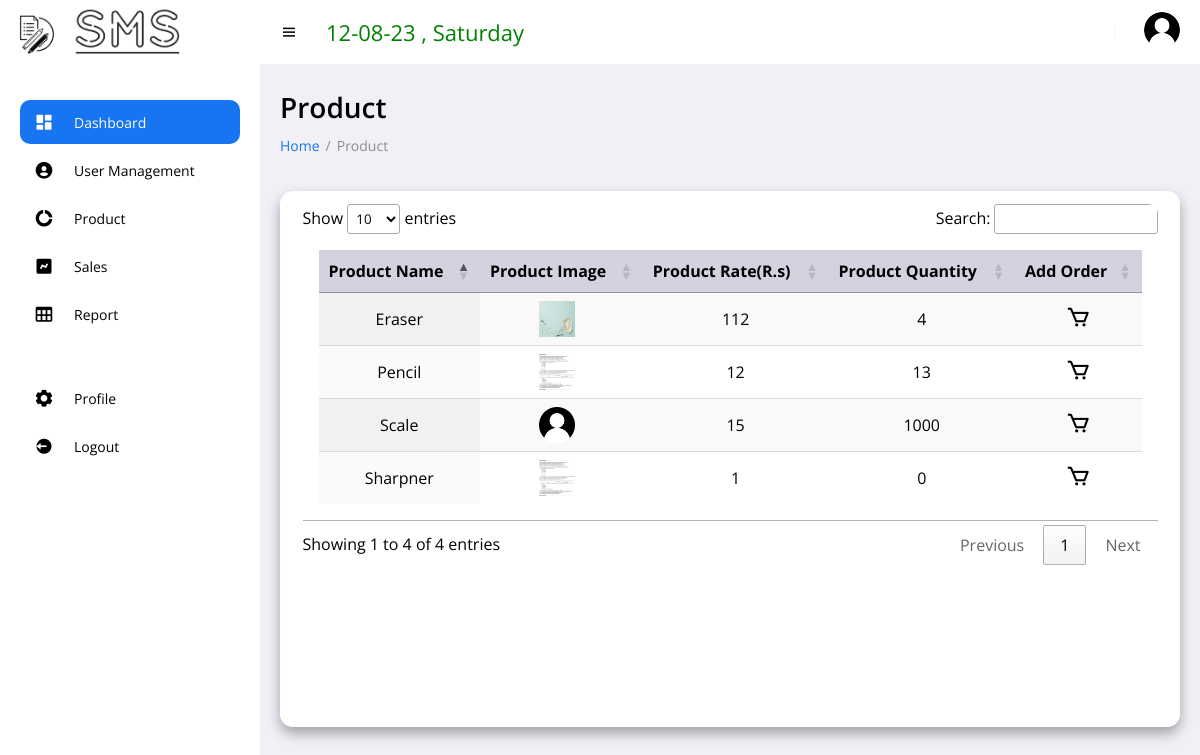
/userproduct.php (signed in), run on the app's committed database.
### tables this page shows
CREATE TABLE `product` (
  `product_id` int(11) NOT NULL,
  `product_name` varchar(255) NOT NULL,
  `product_bought` int(255) NOT NULL,
  `product_stock` int(255) NOT NULL,
  `product_image` varchar(255) NOT NULL,
  `product_add_date` date NOT NULL DEFAULT current_timestamp()
);

### userproduct.php (the view, shortened to what this page needs)
<!DOCTYPE html>
<?php
	include 'includes/connection.php';
?>
<html lang="en">
<head>
	<link href='https://unpkg.com/boxicons@2.0.9/css/boxicons.min.css' rel='stylesheet'>
	<link rel="stylesheet" href="assets/css/style.css">
	<link rel="stylesheet" href="assets/css/add.css">
    <link rel="stylesheet" href="https://cdn.datatables.net/1.13.6/css/jquery.dataTables.min.css">
</head>
<body>
<section id="sidebar">
    <?php
        if($_SESSION['user_type'] == 1){
            include 'layouts/user_menu.php';
        }
        else{
            include 'layouts/admin_menu.php';
        }
    ?>
<main >
    <h1 class="title">Product</h1>
    <ul class="breadcrumbs">
        <li><a href="user_dashboard.php">Home</a></li>
        <li class="divider">/</li>
        <li><a href="userproduct.php" class="active">Product</a></li>
    </ul>
    <div class="content">
        <div class="table">
            <section class="table_body">
                <table id="table" class="display" style="width:100%">
                    <thead>
                        <tr>
                            <th>Product Name</th>
                            <th>Product Image</th>
                            <th>Product Rate(R.s)</th>
                            <th>Product Quantity</th>
                            <th>Add Order</th>
                        </tr>
                    </thead>
                    <tbody>
                    <?php
                        $select_product = mysqli_query($con, "SELECT * FROM product");
                        if(mysqli_num_rows($select_product) > 0){
                           while( $fetch_product = mysqli_fetch_assoc($select_product)){
                            $p_id= $fetch_product['product_id'];
                        ?>
                        <tr>
                            <td><?php  echo $fetch_product['product_name']?></td>
                            <td><img src="<?php echo "images/".$fetch_product['product_image']; ?>" alt="image" width="100px" height="100px"></td>
                            <td><?php  echo $fetch_product['product_bought'] ?></td>
                            <td><?php  echo $fetch_product['product_stock'] ?></td>
                            <td><a href="purchase.php?id=<?php echo $p_id; ?>"><i class='bx bx-cart' style="font-size:25px;color:black;"></i></a></td>
                        </tr>
                        <?php
                           }
                        }
                    ?>
                    </tbody>
                </table>
            </section>
        </div>
    </div>
</main>
</section>
</body>
</html>

### assets/css/style.css (style rules this page uses)
* { font-family: 'Open Sans', sans-serif; margin: 0; padding: 0; box-sizing: border-box; }
:root { --grey: #F1F0F6; --dark-grey: #8D8D8D; --light: #fff; --dark: #000; --green: #81D43A; --light-green: #E3FFCB; --blue: #1775F1; --light-blue: #D0E4FF; --dark-blue: #0C5FCD; --red: #FC3B56; }
body { background: var(--grey); overflow-x: hidden; }
a { text-decoration: none; }
li { list-style: none; }
#sidebar { position: fixed; max-width: 260px; width: 100%; background: var(--light); top: 0; left: 0; height: 100%; overflow-y: auto; scrollbar-width: none; transition: all .3s ease; z-index: 200; }
main { width: 100%; padding: 24px 20px 20px 20px; }
main .title { font-size: 28px; font-weight: 600; margin-bottom: 10px; }
main .breadcrumbs { display: flex; grid-gap: 6px; }
main .breadcrumbs li, main .breadcrumbs li a { font-size: 14px; }
main .breadcrumbs li a { color: var(--blue); }
main .breadcrumbs li a.active, main .breadcrumbs li.divider { color: var(--dark-grey); pointer-events: none; }
main .content { width: 100%; min-height: 50vh; margin-top: 36px; background-color: white; box-shadow: 0 .4rem .8rem #0005; border-radius: .8rem; }
main .table { width: 100%; height: 67vh; overflow: hidden; }
.table td img { width: 36px; height: 36px; margin-right: 8px; vertical-align: middle; }
main .content .table_body { width: 95%; max-height: calc(89% - .16rem); background-color: #fffb; margin: .8rem auto; border-radius: .6rem; overflow: auto; }
table { width: 100%; overflow: auto; }
table, th, td { border-collapse: collapse; padding: 1rem; text-align: center; }
thead th { position: sticky; top: 0; left: 0; background-color: #d5d1defe; }
tbody tr:nth-child(even) { background-color: #0000000b; }

### data on the page
product: product_name "Sharpner", product_image (picture), product_bought "1", product_stock "0"
product: product_name "Eraser", product_image (picture), product_bought "112", product_stock "4"
product: product_name "Pencil", product_image (picture), product_bought "12", product_stock "13"
product: product_name "Scale", product_image (placeholder picture), product_bought "15", product_stock "1000"
